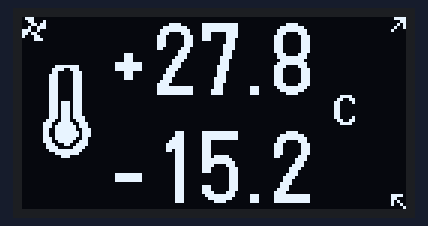
The sketch below on a simulated Arduino Uno, built with avr-gcc and run on an emulated ATmega328P. On the bench: 128×64 one-colour display.

Above: at 0.33 s.
At 4.7 s:
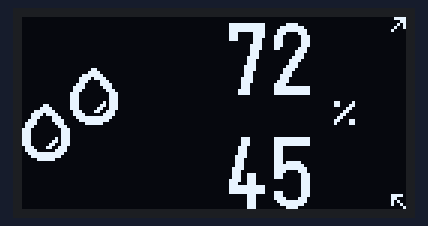
At 11.0 s:
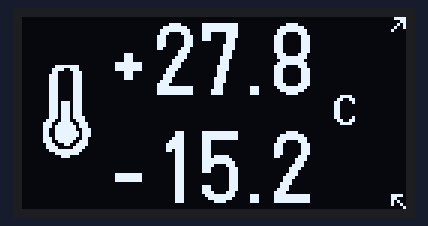
At 19.4 s:
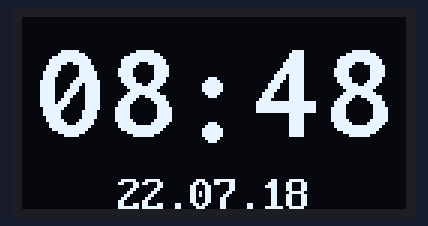
At 28.42 s:
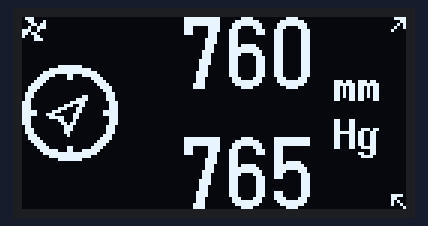
At 39.1 s:
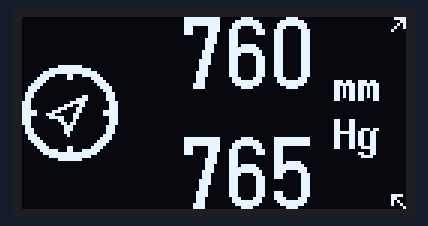

The sketch:

UI-test.ino
```cpp
// For proper text align.
#define DISPLAY_WIDTH 128
#define DISPLAY_HEIGH 64

#define BLINK_DUR 500UL

#include <U8g2lib.h>

// OLED 0.96" I2C 128x64, https://arduino.ua/prod1263-oled-displei-modyl-belii
//U8G2_SSD1306_128X64_NONAME_1_HW_I2C u8g2(U8G2_R0, /* reset=*/ U8X8_PIN_NONE);
U8G2_SSD1306_128X64_NONAME_F_HW_I2C u8g2(U8G2_R0, /* reset=*/ U8X8_PIN_NONE); // full buffer

// Weather icons by Zlatko Najdenovski, https://www.iconfinder.com/zlaten .

#define temperature_width 32
#define temperature_height 32
static const unsigned char temperature_bits[] PROGMEM = {
   0x00, 0xf8, 0x07, 0x00, 0x00, 0x3c, 0x07, 0x00, 0x00, 0x0c, 0x0e, 0x00,
   0x00, 0x0e, 0x0e, 0x00, 0x00, 0x0e, 0x0e, 0x00, 0x00, 0x0e, 0x0e, 0x00,
   0x00, 0x0e, 0x0e, 0x00, 0x00, 0x0e, 0x0e, 0x00, 0x00, 0x0e, 0x0e, 0x00,
   0x00, 0x0e, 0x0e, 0x00, 0x00, 0x0e, 0x0e, 0x00, 0x00, 0x0e, 0x0e, 0x00,
   0x00, 0xee, 0x0e, 0x00, 0x00, 0xee, 0x0e, 0x00, 0x00, 0xee, 0x0e, 0x00,
   0x00, 0xee, 0x0e, 0x00, 0x00, 0xee, 0x0e, 0x00, 0x00, 0xee, 0x1e, 0x00,
   0x00, 0xe7, 0x1c, 0x00, 0x80, 0xf3, 0x39, 0x00, 0x80, 0xfb, 0x3b, 0x00,
   0x80, 0xf9, 0x73, 0x00, 0x80, 0xf9, 0x77, 0x00, 0x80, 0xf9, 0x77, 0x00,
   0x80, 0xfb, 0x33, 0x00, 0x80, 0xf3, 0x39, 0x00, 0x00, 0xc7, 0x3c, 0x00,
   0x00, 0x0f, 0x1e, 0x00, 0x00, 0xfe, 0x0f, 0x00, 0x00, 0xf8, 0x07, 0x00,
   0x00, 0xe0, 0x00, 0x00, 0x00, 0x00, 0x00, 0x00 };

#define humidity_32_width 32
#define humidity_32_height 32
static const unsigned char humidity_32_bits[] PROGMEM = {
   0x00, 0x00, 0x00, 0x00, 0x00, 0x00, 0x80, 0x01, 0x00, 0x00, 0xc0, 0x03,
   0x00, 0x00, 0xf0, 0x07, 0x00, 0x00, 0x78, 0x0f, 0x00, 0x00, 0x38, 0x1c,
   0x00, 0x00, 0x1c, 0x3c, 0x00, 0x00, 0x1e, 0x38, 0x00, 0x00, 0x0e, 0x70,
   0x00, 0x00, 0x07, 0xe0, 0x00, 0x00, 0x07, 0xe0, 0x00, 0x00, 0x07, 0xe0,
   0x00, 0x00, 0x07, 0xe8, 0x80, 0x01, 0x07, 0xec, 0xc0, 0x03, 0x07, 0xe6,
   0xf0, 0x07, 0x0e, 0x73, 0x78, 0x0f, 0x1e, 0x78, 0x38, 0x1c, 0xfc, 0x3f,
   0x1c, 0x3c, 0xf8, 0x1f, 0x1e, 0x38, 0xe0, 0x07, 0x0e, 0x70, 0x00, 0x00,
   0x07, 0xe0, 0x00, 0x00, 0x07, 0xe0, 0x00, 0x00, 0x07, 0xe0, 0x00, 0x00,
   0x07, 0xe8, 0x00, 0x00, 0x07, 0xec, 0x00, 0x00, 0x07, 0xe6, 0x00, 0x00,
   0x0e, 0x73, 0x00, 0x00, 0x1e, 0x78, 0x00, 0x00, 0xfc, 0x3f, 0x00, 0x00,
   0xf8, 0x1f, 0x00, 0x00, 0xe0, 0x07, 0x00, 0x00 };

#define pressure_32_width 32
#define pressure_32_height 32
static const unsigned char pressure_32_bits[] PROGMEM = {
   0x00, 0xf0, 0x0f, 0x00, 0x00, 0xfe, 0x7f, 0x00, 0x80, 0xff, 0xff, 0x01,
   0xc0, 0x87, 0xf1, 0x03, 0xe0, 0x81, 0x81, 0x07, 0xf0, 0x00, 0x00, 0x0f,
   0x78, 0x00, 0x00, 0x1e, 0x3c, 0x00, 0x00, 0x3c, 0x1c, 0x00, 0x00, 0x38,
   0x0e, 0x00, 0x00, 0x70, 0x0e, 0x00, 0x30, 0x70, 0x06, 0x00, 0x3c, 0x70,
   0x07, 0x00, 0x1f, 0xe0, 0x07, 0xc0, 0x19, 0xe0, 0x07, 0x70, 0x0c, 0xe0,
   0x1f, 0x1c, 0x0c, 0xf8, 0x1f, 0x07, 0x06, 0xf8, 0x07, 0x3e, 0x06, 0xe0,
   0x07, 0x30, 0x02, 0xe0, 0x07, 0x60, 0x03, 0xe0, 0x06, 0xc0, 0x01, 0x70,
   0x0e, 0xc0, 0x01, 0x70, 0x0e, 0xc0, 0x00, 0x70, 0x1c, 0x80, 0x00, 0x38,
   0x3c, 0x00, 0x00, 0x3c, 0x78, 0x00, 0x00, 0x1e, 0xf0, 0x00, 0x00, 0x0f,
   0xe0, 0x81, 0x81, 0x07, 0xc0, 0x8f, 0xf1, 0x03, 0x80, 0xff, 0xff, 0x01,
   0x00, 0xfe, 0x7f, 0x00, 0x00, 0xf0, 0x0f, 0x00 };

#define home_inside_width 16
#define home_inside_height 16
static const unsigned char home_inside_bits[] PROGMEM = {
   0x00, 0x00, 0x80, 0x01, 0x40, 0x02, 0x20, 0x04, 0x10, 0x08, 0x08, 0x10,
   0x04, 0x20, 0x06, 0x60, 0x04, 0x20, 0x04, 0x20, 0xe4, 0x20, 0xe4, 0x20,
   0xe4, 0x20, 0x04, 0x20, 0x04, 0x20, 0xfc, 0x3f };

#define home_outside_width 16
#define home_outside_height 16
static const unsigned char home_outside_bits[] PROGMEM = {
   0x00, 0xe0, 0x80, 0xe1, 0x40, 0xe2, 0x20, 0x04, 0x10, 0x08, 0x08, 0x10,
   0x04, 0x20, 0x06, 0x60, 0x04, 0x20, 0x04, 0x20, 0x04, 0x20, 0x04, 0x20,
   0x04, 0x20, 0x04, 0x20, 0x04, 0x20, 0xfc, 0x3f };

#define fan_8_width 8
#define fan_8_height 8
static const unsigned char fan_8_bits[] PROGMEM = {
   0x0e, 0x8c, 0xd8, 0xe4, 0x27, 0x1b, 0x31, 0x70 };

#define arrow_inside_8_width 8
#define arrow_inside_8_height 8
static const unsigned char arrow_inside_8_bits[] PROGMEM = {
   0x00, 0x00, 0x00, 0x78, 0x18, 0x28, 0x48, 0x80 };

#define arrow_outside_8_width 8
#define arrow_outside_8_height 8
static const unsigned char arrow_outside_8_bits[] PROGMEM = {
   0xf0, 0xc0, 0xa0, 0x90, 0x08, 0x00, 0x00, 0x00 };

#define blow_width 16
#define blow_height 16
static const unsigned char blow_bits[] PROGMEM = {
   0x00, 0x00, 0x00, 0x1e, 0x00, 0x32, 0x00, 0x22, 0x00, 0x30, 0xff, 0x1f,
   0x00, 0x00, 0xff, 0x7f, 0x00, 0xc0, 0xff, 0x89, 0x00, 0xdb, 0x20, 0x72,
   0x60, 0x03, 0xc0, 0x01, 0x00, 0x00, 0x00, 0x00 };

unsigned int center_x(char* message, int margin_left=0, int margin_right=0);
unsigned int right_x(char* message, int margin_right=0);
void blink_fan();

void pageTemperature(); // Page-1
void pageHumidity();    // Page-2
void pagePressure();    // Page-3
void pageTimeDay();     // Page-4

//unsigned int pageCount = 4;
int current_page = 0;
void (*pages[])() = {pageTemperature, pageHumidity, pagePressure, pageTimeDay};
unsigned int pages_count = 4;
int page_duration[] = {3000UL, 3000UL, 3000UL, 1000UL};

unsigned long TimerA = millis();
unsigned long TimerB = millis();

void setup(void) {
  Serial.begin(9600);

  u8g2.begin();
  u8g2.setColorIndex(1);
  u8g2.setFontMode(0);		// enable transparent mode, which is faster
}

void loop() {
  u8g2.clearBuffer();
  blink_fan();
  (*pages[current_page])();
  u8g2.sendBuffer();

  if (millis()-TimerA >= page_duration[current_page]) {
    current_page++;
    if (current_page > pages_count-1)
      current_page=0;

    TimerA = millis();
  }
}

void pageTemperature(){
  char outside_temp[] = "+27.8";
  char inside_temp[] = "-15.2";

  u8g2.drawXBMP( 0, 16, temperature_width, temperature_height, temperature_bits);

  u8g2.setFont(u8g2_font_logisoso24_tn);
  u8g2.drawStr( right_x(outside_temp,32), 26, outside_temp);
  u8g2.drawStr( right_x(inside_temp,32), 62, inside_temp);

  u8g2.setFont(u8g2_font_pxplusibmvga8_mf);
  u8g2.drawUTF8(104, 36, "°C");

  u8g2.drawXBMP( 120, 0, arrow_outside_8_width, arrow_outside_8_height, arrow_outside_8_bits);
  u8g2.drawXBMP( 120, 56, arrow_inside_8_width, arrow_inside_8_height, arrow_inside_8_bits);
  return 0;
}
void pageHumidity() {
  char outside_hum[] = "72";
  char inside_hum[] = "45";

  u8g2.drawXBMP( 0, 16, humidity_32_width, humidity_32_height, humidity_32_bits);

  u8g2.setFont(u8g2_font_logisoso24_tr);
  u8g2.drawStr(right_x(outside_hum, 32), 26, outside_hum);
  u8g2.drawStr(right_x(inside_hum, 32), 64, inside_hum);


  u8g2.setFont(u8g2_font_pxplusibmvga8_mf);
  u8g2.drawUTF8(104, 36, "%");

  u8g2.drawXBMP( 120, 0, arrow_outside_8_width, arrow_outside_8_height, arrow_outside_8_bits);
  u8g2.drawXBMP( 120, 56, arrow_inside_8_width, arrow_inside_8_height, arrow_inside_8_bits);
  return 0;
}

void pagePressure() {
  char outside_press[] = "760";
  char inside_press[] = "765";

  u8g2.drawXBMP( 0, 16, pressure_32_width, pressure_32_height, pressure_32_bits);

  u8g2.setFont(u8g2_font_logisoso24_tn);

  u8g2.drawStr(right_x(outside_press, 32), 24, outside_press);
  u8g2.drawStr(right_x(inside_press, 32), 64, inside_press);

  u8g2.setFont(u8g2_font_pxplusibmvga8_mf);
  u8g2.drawUTF8(104, 28, "mm");
  u8g2.drawUTF8(104, 44, "Hg");

  u8g2.drawXBMP( 120, 0, arrow_outside_8_width, arrow_outside_8_height, arrow_outside_8_bits);
  u8g2.drawXBMP( 120, 56, arrow_inside_8_width, arrow_inside_8_height, arrow_inside_8_bits);
  return 0;
}

void pageTimeDay() {
  char time_now[] = "08:48";
  char date_now[] = "22.07.18";

  u8g2.setFont(u8g2_font_inb30_mn);
  u8g2.drawStr( center_x(time_now), 40, time_now);

  u8g2.setFont(u8g2_font_pxplusibmvga8_mf);
  u8g2.drawUTF8(center_x(date_now), 64, date_now);
  return 0;
}

unsigned int center_x(char* message, int margin_left=0, int margin_right=0) {
  /*
   * Centers the string.
   */
  return (DISPLAY_WIDTH-margin_left-margin_right-u8g2.getStrWidth(message))/2+margin_left;
}

unsigned int right_x(char* message, int margin_right=0) {
  return DISPLAY_WIDTH-margin_right-u8g2.getStrWidth(message);
}

void blink_fan() {
  /*
   * Blink fan icon.
   */
  if (millis()-TimerB < BLINK_DUR) {
    u8g2.drawXBMP( 0, 0, fan_8_width, fan_8_height, fan_8_bits);
  }
  if (millis()-TimerB >= BLINK_DUR && millis()-TimerB < BLINK_DUR*2) {
    //u8g2.drawXBMP( 0, 0, fan_8_width, fan_8_height, fan_8_bits);
  }

  if (millis()-TimerB >= BLINK_DUR*2) {
    TimerB = millis();
  }
  return 0;
}
```

Measured:
- what the display in image 0 shows lasts 0.5 s, from 0.1 s to 0.6 s
- what the display in image 1 shows lasts 0.5 s, from 4.7 s to 5.2 s
